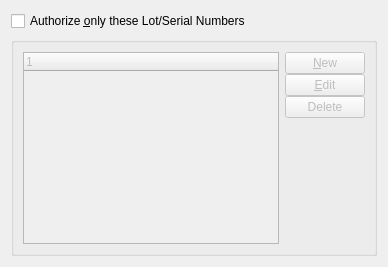
       <widget class="QWidget" name="_lotserial">
        <attribute name="title">
         <string>&amp;Lot/Serial</string>
        </attribute>
        <layout class="QGridLayout">
         <item row="0" column="0">
          <widget class="QCheckBox" name="_authLotSerial">
           <property name="text">
            <string>Authorize &amp;only these Lot/Serial Numbers</string>
           </property>
          </widget>
         </item>
         <item row="1" column="0">
          <widget class="QGroupBox" name="_authLotSerialGroup">
           <property name="enabled">
            <bool>false</bool>
           </property>
           <property name="title">
            <string/>
           </property>
           <layout class="QGridLayout">
            <item row="0" column="0">
             <widget class="XTreeWidget" name="_raitemls">
              <property name="focusPolicy">
               <enum>Qt::NoFocus</enum>
              </property>
             </widget>
            </item>
            <item row="0" column="1">
             <layout class="QVBoxLayout">
              <item>
               <layout class="QVBoxLayout">
                <property name="spacing">
                 <number>0</number>
                </property>
                <item>
                 <widget class="QPushButton" name="_new">
                  <property name="focusPolicy">
                   <enum>Qt::ClickFocus</enum>
                  </property>
                  <property name="text">
                   <string>&amp;New</string>
                  </property>
                 </widget>
                </item>
                <item>
                 <widget class="QPushButton" name="_edit">
                  <property name="enabled">
                   <bool>false</bool>
                  </property>
                  <property name="focusPolicy">
                   <enum>Qt::ClickFocus</enum>
                  </property>
                  <property name="text">
                   <string>&amp;Edit</string>
                  </property>
                 </widget>
                </item>
                <item>
                 <widget class="QPushButton" name="_delete">
                  <property name="enabled">
                   <bool>false</bool>
                  </property>
                  <property name="focusPolicy">
                   <enum>Qt::NoFocus</enum>
                  </property>
                  <property name="text">
                   <string>Delete</string>
                  </property>
                 </widget>
                </item>
               </layout>
              </item>
              <item>
               <spacer>
                <property name="orientation">
                 <enum>Qt::Vertical</enum>
                </property>
                <property name="sizeHint" stdset="0">
                 <size>
                  <width>20</width>
                  <height>16</height>
                 </size>
                </property>
               </spacer>
              </item>
             </layout>
            </item>
           </layout>
          </widget>
         </item>
        </layout>
       </widget>
